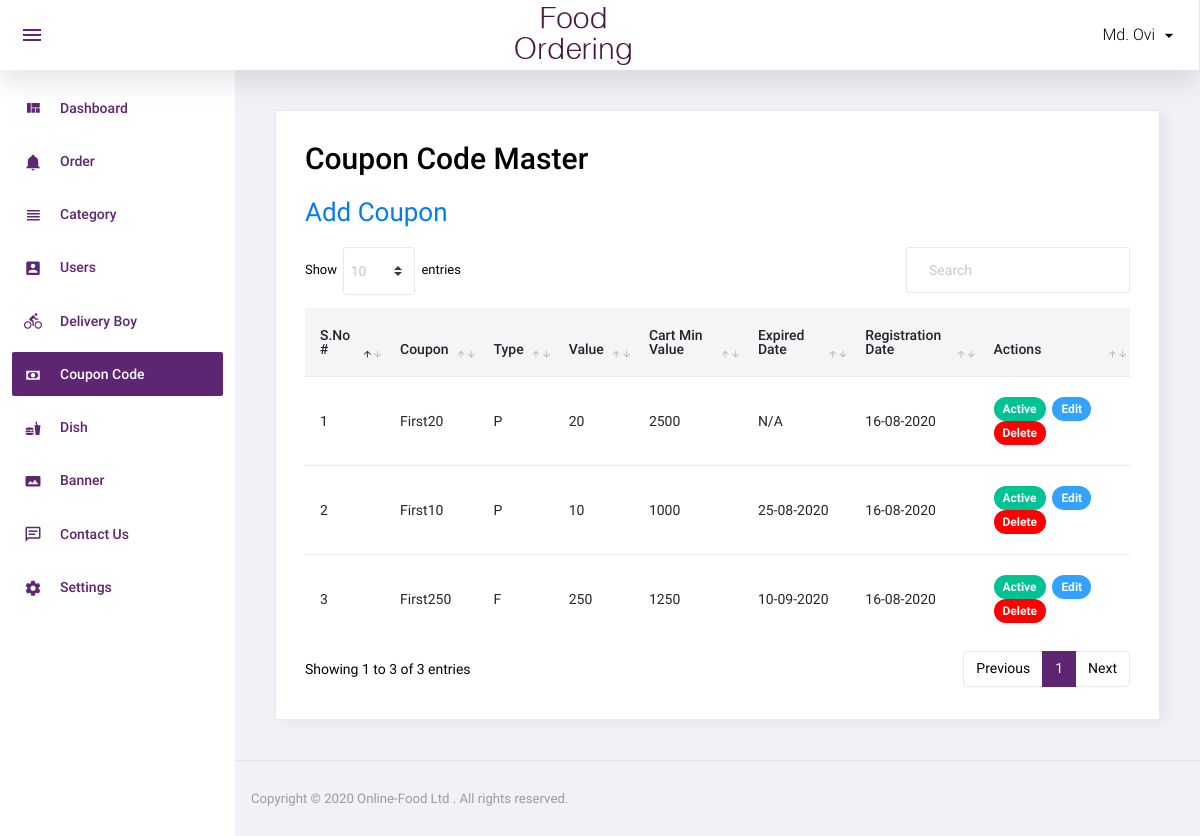
The app's page /admin/coupon_code.php (signed in) with its own data.
### tables this page shows
CREATE TABLE `coupon_master` (
  `id` int(11) NOT NULL,
  `coupon_code` varchar(50) NOT NULL,
  `coupon_type` enum('P','F') NOT NULL,
  `coupon_value` int(11) NOT NULL,
  `cart_min_value` int(11) NOT NULL,
  `expired_on` varchar(50) NOT NULL,
  `status` int(11) NOT NULL,
  `added_on` datetime NOT NULL
);

### admin/coupon_code.php (the view, shortened to what this page needs)
<?php
    include('top.php');
    $sql="SELECT * FROM coupon_master ORDER BY id DESC";
    $res=mysqli_query($con,$sql);
?>
<div class="card">
            <div class="card-body">
              <h1 class="grid_title">Coupon Code Master</h1>
              <a href="add_coupon_code.php" class="add_link">Add Coupon</a>
              <div class="row grid_box">
                <div class="col-12">
                  <div class="table-responsive">
                    <table id="order-listing" class="table">
                      <thead>
                        <tr>
                            <th width="10%">S.No #</th>
                            <th width="9%">Coupon</th>
                            <th width="5%">Type</th>
                            <th width="9%">Value</th>
                            <th width="15%">Cart Min Value</th>
                            <th width="14%">Expired Date</th>
                            <th width="16%">Registration Date</th>
                            <th width="22%">Actions</th>
                        </tr>
                      </thead>
                      <tbody>
                      <?php
                        if(mysqli_num_rows($res)>0) {
                           $i=1;
                           while($row=mysqli_fetch_assoc($res)){
                      ?>
                                <tr>
                                    <td><?php echo $i++;?></td>
                                    <td><?php echo $row['coupon_code'];?></td>
                                    <td><?php echo $row['coupon_type'];?></td>
                                    <td><?php echo $row['coupon_value'];?></td>
                                    <td><?php echo $row['cart_min_value'];?></td>
                                    <td>
                                        <?php
                                            if($row['expired_on']==''){
                                                echo 'N/A';
                                            } else{
                                                $ExdateScond=strtotime($row['expired_on']);
                                                echo date('d-m-Y',$ExdateScond);
                                            }
                                        ?>
                                    </td>
                                    <td>
                                        <?php
                                            $RgdateScond=strtotime($row['added_on']);
                                            echo date('d-m-Y',$RgdateScond);
                                        ?>
                                    </td>
                                    <td>
                                        <?php
                                            if($row['status']==1){
                                        ?>
                                              <a href="?id=<?php echo $row['id']?>&type=deactive"><span class="badge badge-pill badge-complete active_clr">Active</span></a>&nbsp;
                                        <?php
                                            }else{
                                        ?>
                                                <a href="?id=<?php echo $row['id']?>&type=active"><span class="badge badge-pill badge-complete deactive_clr">Deactive</span></a>&nbsp;
                                        <?php
                                            }
                                        ?>
                                        <a href="add_coupon_code.php?id=<?php echo $row['id']?>"><span class="badge badge-pill badge-edit edit_clr">Edit</span></a>&nbsp;
                                        <a href="?id=<?php echo $row['id']?>&type=delete"><span class="badge badge-pill badge-danger delete_red">Delete</span></a>
                                    </td>
                                </tr>
                      <?php } } else { ?>
                            <td colspan="5" style="text-align:center;">No Data Found !</td>
                      <?php } ?>
                      </tbody>
                    </table>
                  </div>
				</div>
              </div>
            </div>
          </div>
<?php include('footer.php'); ?>

### records on screen
coupon_master: coupon_code "First20", coupon_type "P", coupon_value "20", cart_min_value "2500", expired_on "N/A", added_on "16-08-2020"
coupon_master: coupon_code "First10", coupon_type "P", coupon_value "10", cart_min_value "1000", expired_on "25-08-2020", added_on "16-08-2020"
coupon_master: coupon_code "First250", coupon_type "F", coupon_value "250", cart_min_value "1250", expired_on "10-09-2020", added_on "16-08-2020"

### other values on screen
$_SESSION['ADMIN_NAME'] "Md. Ovi"
